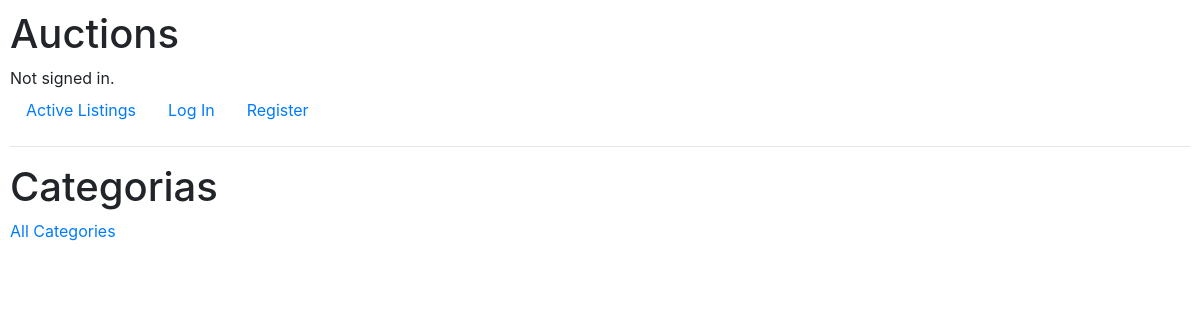
The app's page /Vehicles/filtro, older data.
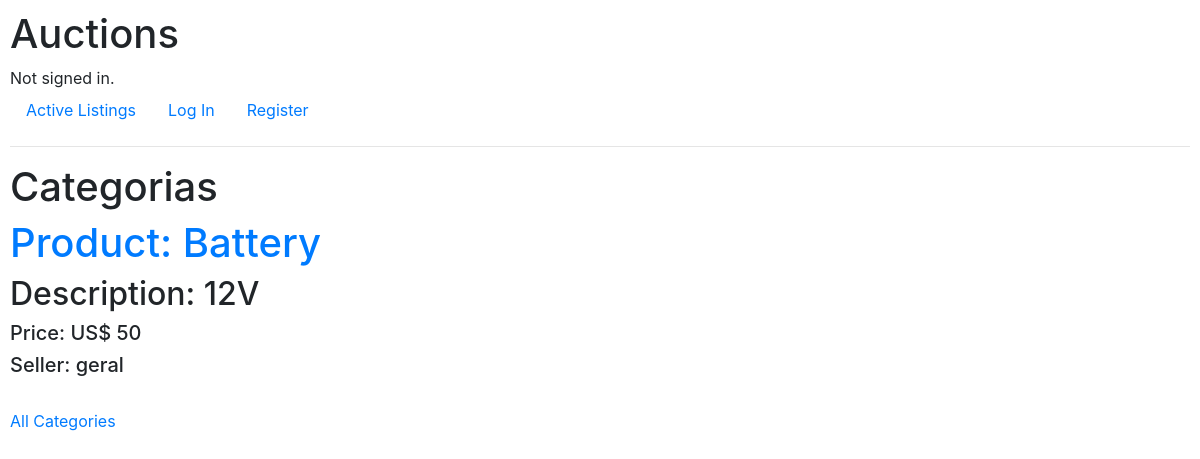
The same page, newer data.
### auctions/models.py (models this page shows, shortened)
class leilao(models.Model):
    titulo = models.CharField(max_length=10)
    descricao = models.CharField(max_length=10)
    valor_min = models.IntegerField()
    catego = models.CharField(max_length=64)
    dono = models.CharField(max_length=64)

### auctions/views.py (the view)
# urls.py: path("<str:filtro_id>/filtro", views.filtro, name="filtro_id"),
def filtro(request,filtro_id):
    filtro = leilao.objects.filter(catego=filtro_id)
    passengers = leilao.objects.all()
    return render(request, "auctions/filtro.html", {
        "filtro" : filtro,
        "passengers":passengers,
    })

### auctions/templates/auctions/filtro.html
{% extends "auctions/layout.html" %}
{% block body %}
<h1>Categorias</h1>
{% for leilao in filtro %}
    <h1><a href="{% url 'product_id' leilao.id %}">Product: {{ leilao.titulo }}</a></h1>
    <h2>Description: {{ leilao.descricao }}</h2>
    <h5>Price: US$ {{ leilao.valor_min }}</h5>
    <h5>Seller: {{ leilao.dono }}</h5>
    <br>
{% endfor %}
<a href="{% url 'categories' %}">All Categories</a>
{% endblock %}

Row changes from the older to the newer data that the page shows:
added leilao: titulo "Battery", descricao "12V", valor_min "50", dono "geral"
